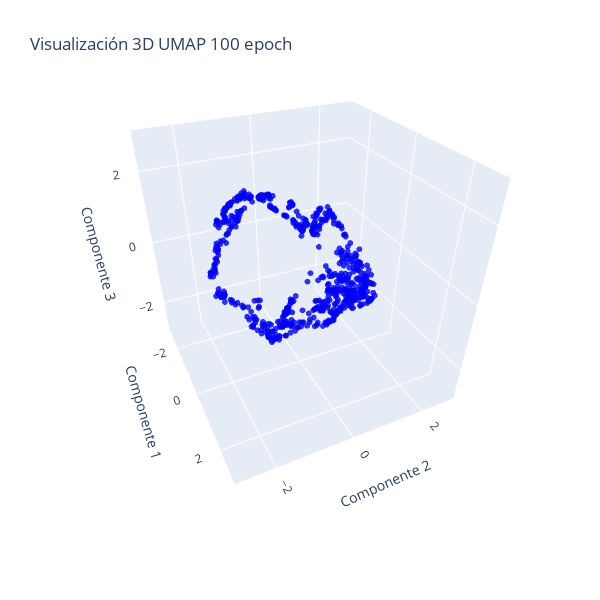

The code cell stored with this chart in its notebook:
### Code cell
# Crear la figura
fig = go.Figure()

# Añadir el gráfico 3D
fig.add_trace(
    go.Scatter3d(
        x=all_weights_first_layer_mod["umap_3d_0"],
        y=all_weights_first_layer_mod["umap_3d_1"],
        z=all_weights_first_layer_mod["umap_3d_2"],
        mode='markers',
        marker=dict(size=2, opacity=0.8, color="blue"),
        showlegend=False  # Desactivar la leyenda
    )
)

# Establecer el rango de los ejes
rango_ejes = [-3, 3]

# Establecer el intervalo entre ticks
intervalo_ticks = 2

# Establecer parámetros de la cámara
r = 2.1  # Distancia de la cámara (zoom)
theta = -0.7*np.pi / 5  # Ángulo azimutal (45 grados)
phi = 0.8*np.pi / 2.5  # Ángulo polar (30 grados)

# Calcular la posición de la cámara
eye_x = r * np.sin(phi) * np.cos(theta)
eye_y = r * np.sin(phi) * np.sin(theta)
eye_z = r * np.cos(phi)

# Configurar la cámara
camera = dict(
    eye=dict(x=eye_x, y=eye_y, z=eye_z),  # Posición de la cámara
    center=dict(x=0, y=0, z=-0.2),  # Centro del gráfico
    up=dict(x=0, y=0, z=1)  # Dirección "arriba" de la cámara
)

# Modificar los ejes del gráfico 3D y mantener proporciones 1:1
fig.update_scenes(
    aspectmode="cube",
    xaxis=dict(
        title_text='Componente 1',
        range=rango_ejes,
        dtick=intervalo_ticks  # Intervalo de ticks
    ),
    yaxis=dict(
        title_text='Componente 2',
        range=rango_ejes,
        dtick=intervalo_ticks  # Intervalo de ticks
    ),
    zaxis=dict(
        title_text='Componente 3',
        range=rango_ejes,
        dtick=intervalo_ticks  # Intervalo de ticks
    )
)

# Actualizar layout para ajustar el tamaño del gráfico y la cámara
fig.update_layout(
    height=600, 
    width=600, 
    title_text=f"Visualización 3D UMAP {num_epochs} epoch",
    scene_camera=camera  # Aplicar configuración de la cámara
)

# Mostrar el gráfico
fig.show()

### Figure 1 — Plotly figure (JSON) as saved in the notebook; plotly's stock layout.template omitted (floating-point values rounded to 4 significant figures; data arrays with more than 128 entries replaced by an {"elided": "..."} marker saying what was removed)
{"data": [{"marker": {"color": "blue", "opacity": 0.8, "size": 2}, "mode": "markers", "showlegend": false, "type": "scatter3d", "x": {"elided": "640 float values"}, "y": {"elided": "640 float values"}, "z": {"elided": "640 float values"}}], "layout": {"height": 600, "scene": {"aspectmode": "cube", "camera": {"center": {"x": 0, "y": 0, "z": -0.2}, "eye": {"x": 1.604, "y": -0.7549, "z": 1.125}, "up": {"x": 0, "y": 0, "z": 1}}, "xaxis": {"dtick": 2, "range": [-3, 3], "title": {"text": "Componente 1"}}, "yaxis": {"dtick": 2, "range": [-3, 3], "title": {"text": "Componente 2"}}, "zaxis": {"dtick": 2, "range": [-3, 3], "title": {"text": "Componente 3"}}}, "title": {"text": "Visualización 3D UMAP 100 epoch"}, "width": 600}}
